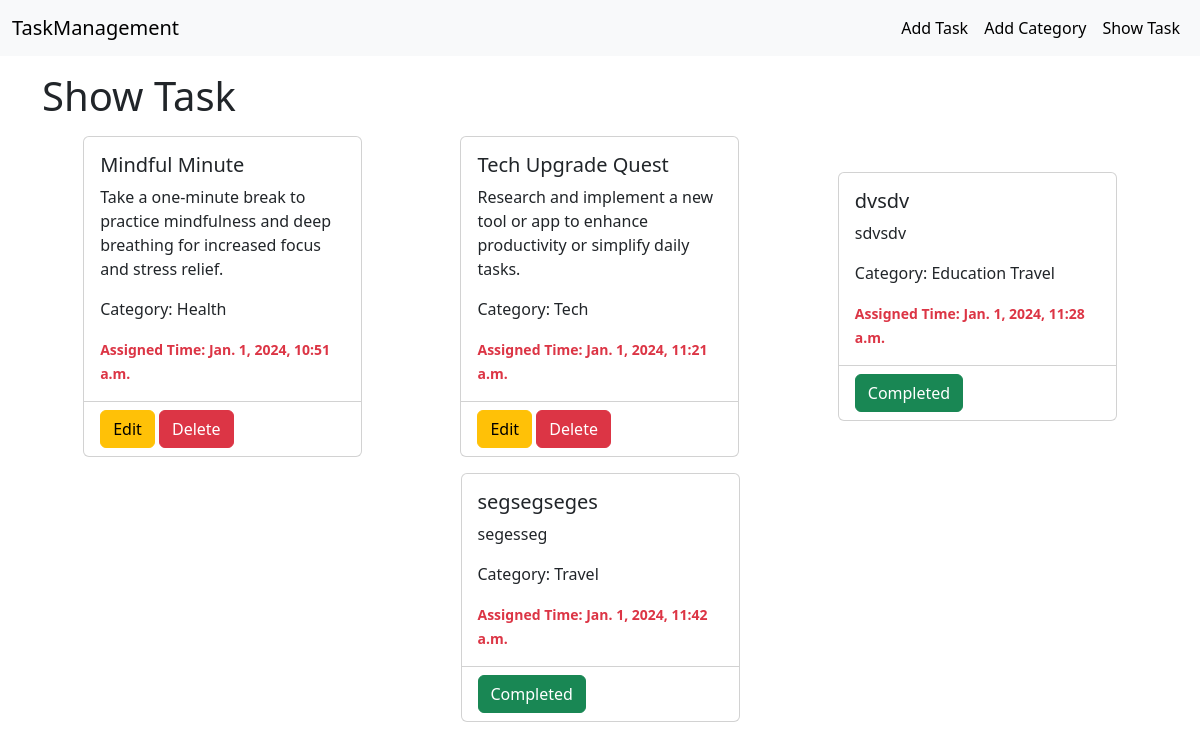
The page / on the database its author committed.
### task/models.py (models this page shows, shortened)
class Task(models.Model):
    title = models.CharField(max_length=100)
    description = models.TextField()
    is_completed = models.BooleanField(default=False)
    assigned_date = models.DateTimeField(auto_now_add=True)
    category = models.ManyToManyField(Category)

### category/models.py (models this page shows)
class Category(models.Model):
    name = models.CharField(max_length=50)
    def __str__(self):
        return self.name

### task/views.py (the view)
# urls.py: path("", show_task, name="show_task"),
def show_task(request):
    tasks = Task.objects.all()
    return render(request, "show_task.html", {"tasks": tasks})

### task/templates/show_task.html
{% extends 'base.html' %} {% block content %}
<h1 class="mb-3">Show Task</h1>
<div class="d-flex flex-wrap gap-3">
    {% for task in tasks %}
    <div class="card w-25 m-auto">
        <div class="card-body">
            <h5 class="card-title">{{task.title}}</h5>
            <p class="card-text">{{task.description}}</p>
            <p class="card-text">
                Category: {% for cat in task.category.all %} {{cat}} {% endfor %}
            </p>
            <p class="card-text">
                <small class="text-danger fw-bold"
                    >Assigned Time: {{task.assigned_date}}</small
                >
            </p>
        </div>
        <div class="card-footer bg-transparent">
            {% if task.is_completed %}
            <button class="btn btn-success">Completed</button>
            {% else %}
            <div>
                <a class="btn btn-warning" href="{% url 'edit_task' task.id %}">Edit</a>
                <a class="btn btn-danger" href="{% url 'delete_task' task.id %}">Delete</a>
            </div>
            {% endif %}
        </div>
    </div>
    {% endfor %}
</div>
{% endblock %}

### templates/base.html (shortened to what this page needs)
<!DOCTYPE html>
<html lang="en">
    <head>
        <link
            href="https://cdn.jsdelivr.net/npm/bootstrap@5.3.2/dist/css/bootstrap.min.css"
            rel="stylesheet"
        />
    </head>
    <body>
        <nav class="navbar navbar-expand-lg bg-body-tertiary">
            <div class="container-fluid">
                <a class="navbar-brand" href="{% url 'show_task' %}"
                    >TaskManagement</a
                >
                <div
                    class="collapse navbar-collapse"
                    id="navbarSupportedContent"
                >
                    <ul class="navbar-nav ms-auto mb-2 mb-lg-0">
                        <li class="nav-item">
                            <a
                                class="nav-link active"
                                aria-current="page"
                                href="{% url 'add_task' %}"
                                >Add Task</a
                            >
                        </li>
                        <li class="nav-item">
                            <a
                                class="nav-link active"
                                aria-current="page"
                                href="{% url 'add_category' %}"
                                >Add Category</a
                            >
                        </li>
                        <li class="nav-item">
                            <a
                                class="nav-link active"
                                aria-current="page"
                                href="{% url 'show_task' %}"
                                >Show Task</a
                            >
                        </li>
                    </ul>
                </div>
            </div>
        </nav>
        <div class="container mt-3">
            {% block content %} {% endblock %}
        </div>
    </body>
</html>

### rows shown on the page
Task: title "Mindful Minute", description "Take a one-minute break to practice mindfulness and deep breathing for increased focus and stress relief.", assigned_date "Jan. 1, 2024, 10:51 a.m.", is_completed "Edit"
Category: name "Health"
Task: title "Tech Upgrade Quest", description "Research and implement a new tool or app to enhance productivity or simplify daily tasks.", assigned_date "Jan. 1, 2024, 11:21 a.m.", is_completed "Edit"
Category: name "Tech"
Task: title "dvsdv", description "sdvsdv", assigned_date "Jan. 1, 2024, 11:28 a.m.", is_completed "Completed"
Category: name "Education"
Category: name "Travel"
Task: title "segsegseges", description "segesseg", assigned_date "Jan. 1, 2024, 11:42 a.m.", is_completed "Completed"
